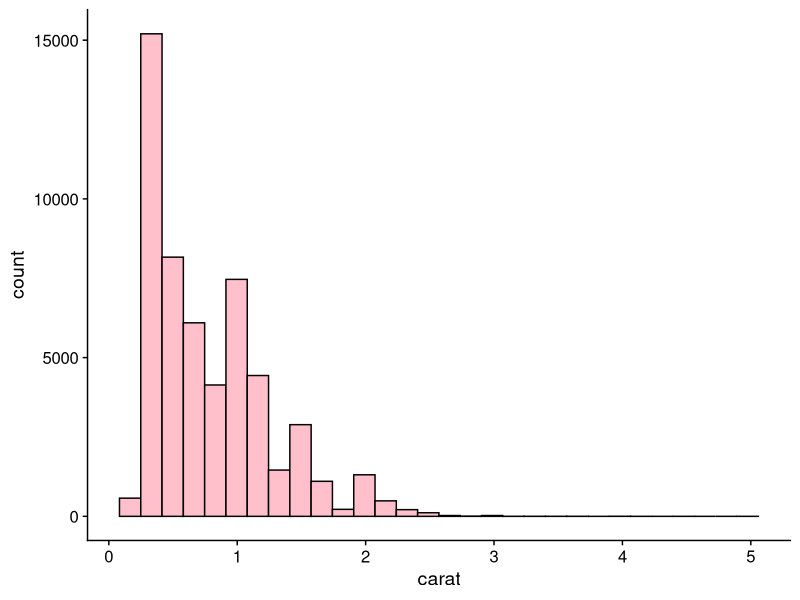
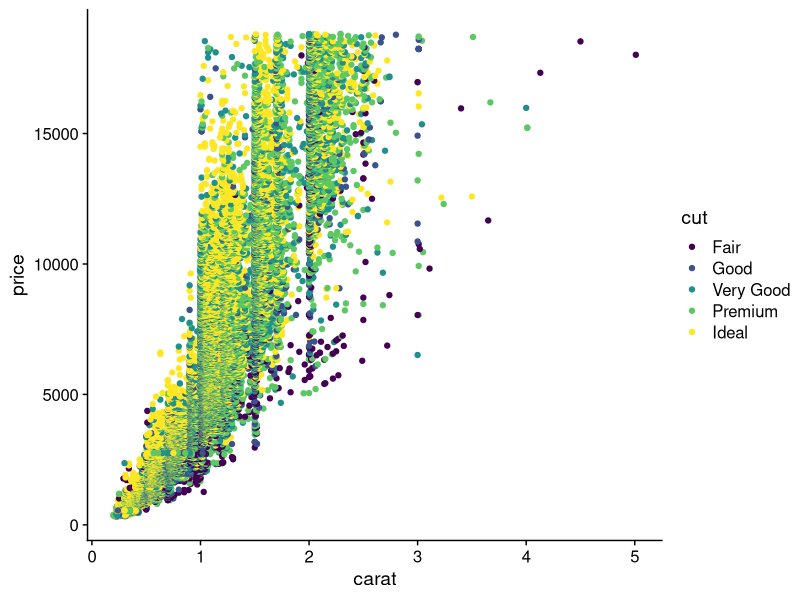
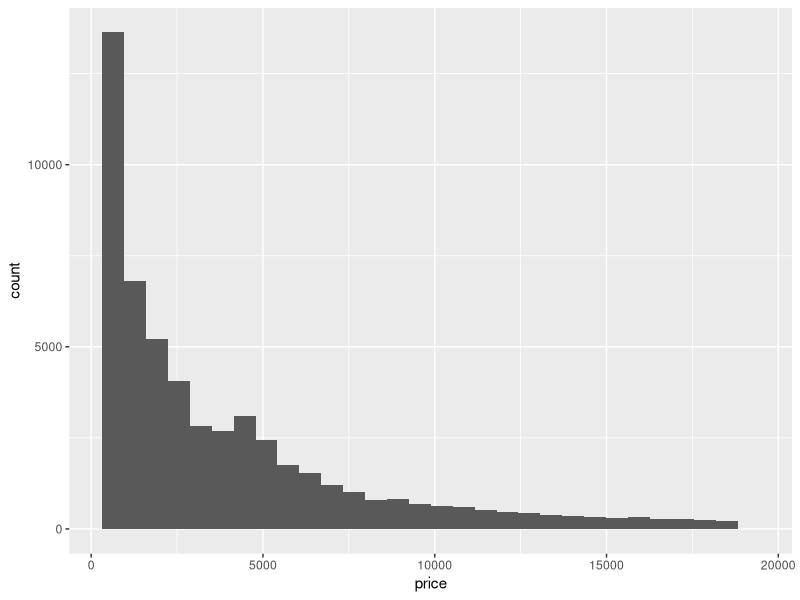
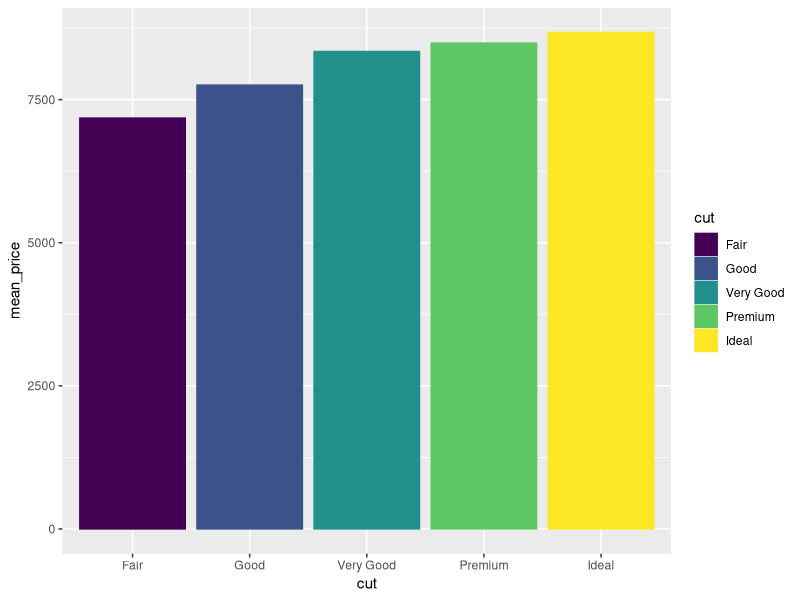

The R script that drew these images, in order:
## ---- chunk 1
1 + 1
## ---- chunk 2
#| echo: false
2 * 2
## ---- chunk 3
print("this is a new code chunk")
## ---- chunk 4
3+3
## ---- chunk 5
print("Thank you for attending the intro to R session!")
## ---- chunk 6
number <- 7
character_vec <- c("a", "b", "c", "test1")
number
c(1:1000)

## ---- chunk 7
x <- 3
y <-  4
## ---- chunk 8
z <- x * y
## ---- chunk 9
three_squared <- 3^2
## ---- chunk 10
three_squared > 10
## ---- chunk 11
x >! 10
## ---- chunk 12
vec1 <- c(100, 101, 102, 103, 104, 105)
vec1 <- c(100:105)
vec1 <- seq(100, 105, by = 1)
## ---- chunk 13
vec2 <- seq(0, 100, by = 2)
## ---- chunk 14
vec3 <- seq(100, 1, by = -1)
x <- vec3
## ---- chunk 15
vec1 <- rnorm (100, mean = 10, sd = 2)
## ---- chunk 16
vec1[c(1, 10, 100)]
## ---- chunk 17
mean(vec1)
## ---- chunk 18
sample_mean_100 <- mean(vec1)
difference_100 <- abs(sample_mean_100 - 10)
difference_100
## ---- chunk 19
vec2 <- rnorm (100000, mean = 10, sd = 2)
mean(vec2)
## ---- chunk 20
sample_mean_100000 <- mean(vec2)
difference_100000 <- abs(sample_mean_100000 - 10)
difference_100000
## ---- chunk 21
diamonds <- ggplot2::diamonds
library(tidyverse)
## ---- chunk 22
ggplot(data = diamonds) + 
  geom_histogram(aes(x = carat), color = "black", fill = "pink") +
  cowplot::theme_cowplot()
## ---- chunk 23
ggplot(data = diamonds) +
  geom_point(aes(x = carat, y = price, color = cut)) +
  cowplot::theme_cowplot()
## ---- chunk 24
ggplot(data = diamonds) + 
  geom_histogram(aes(x = price))
## ---- chunk 25
price_by_cut <- diamonds %>% 
  dplyr::filter(carat >1) %>% 
  group_by(cut) %>% 
  summarize(mean_price = mean(price))

price_by_cut %>% 
  ggplot() +
  geom_col(aes(x = cut, y = mean_price, color = cut, fill = cut))
  
